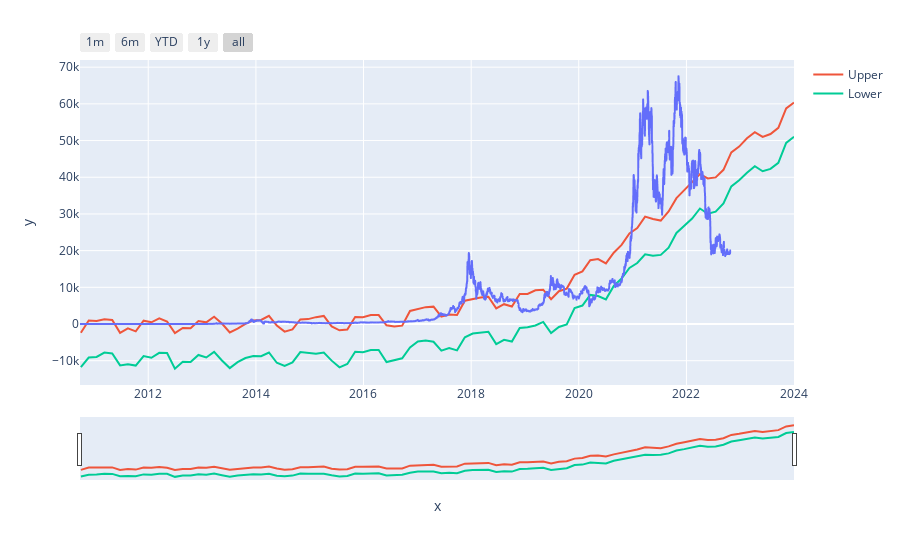

Notebook source saved alongside this figure:
### Code cell
import plotly.express as px

fig = px.line(x=df_train['ds'], y=df_train['y'])
fig.add_scatter(x=prediction['ds'], y=prediction['yhat'], name="Upper")
fig.add_scatter(x=prediction['ds'], y=prediction['yhat_lower'], name="Lower")
# fig.add_scatter(x=data.index, y=data['Open'], name="Open")

fig.update_xaxes(
    rangeslider_visible = True,
    rangeselector = dict(
        buttons = list([
            dict(count = 1, label = "1m", step = "month", stepmode = "backward"),
            dict(count = 6, label = "6m", step = "month", stepmode = "backward"),
            dict(count = 1, label = "YTD", step = "year", stepmode = "todate"),
            dict(count = 1, label = "1y", step = "year", stepmode = "backward"),
            dict(step = "all")
        ])
    )
)


fig.show()
